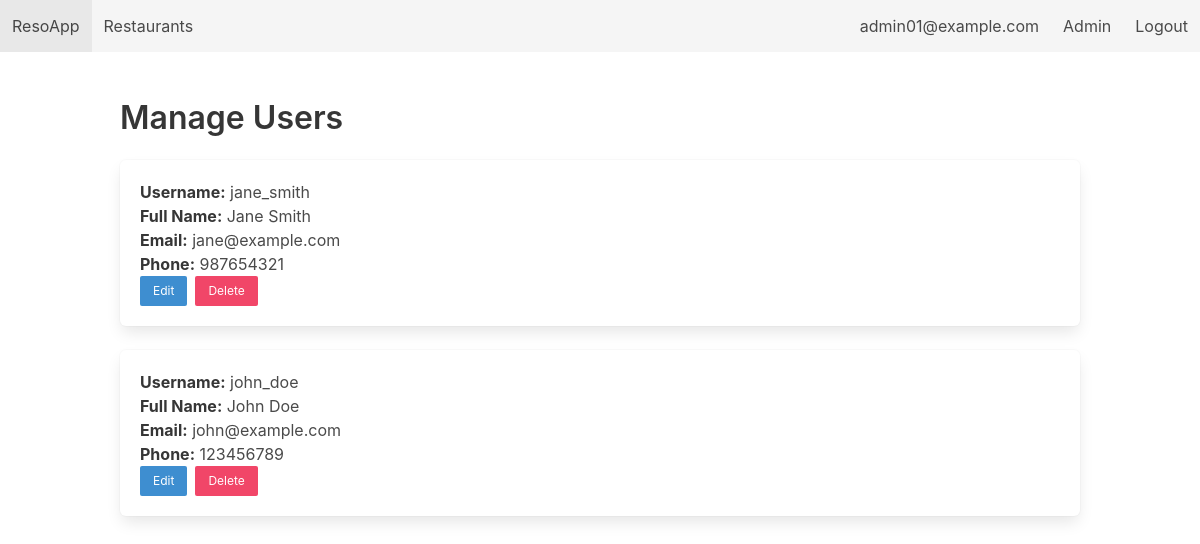
The app's page /admin/users (signed in) with its own data.
### tables this page shows
CREATE TABLE Customers (
        customer_id   INTEGER PRIMARY KEY AUTOINCREMENT,
        username      TEXT UNIQUE NOT NULL,
        password_hash TEXT NOT NULL,
        full_name     TEXT,
        email         TEXT UNIQUE NOT NULL,
        phone         TEXT,
        created_at    DATE DEFAULT (DATE('now'))
    );

### restaurant_app/app.py (the view)
@app.route('/admin/users')
@login_required(role='admin')
def admin_manage_users():
    db = get_db()
    users = db.execute("SELECT * FROM Customers ORDER BY username ASC").fetchall()
    return render_template('admin_users.html', users=users)

### restaurant_app/app.py (called while the page is built)
def get_db():
    if 'db' not in g:
        g.db = sqlite3.connect(DB_PATH, detect_types=sqlite3.PARSE_DECLTYPES)
        g.db.row_factory = sqlite3.Row
        g.db.execute("PRAGMA foreign_keys = ON;")
    return g.db

def login_required(role=None):
    def decorator(f):
        @wraps(f)
        def wrapper(*args, **kwargs):
            if 'user' not in session:
                flash("Please log in first.", "warning")
                return redirect(url_for('login'))
            if role == 'admin' and session.get('role') != 'admin':
                flash("Admin area. Access denied.", "danger")
                return redirect(url_for('index'))
            return f(*args, **kwargs)
        return wrapper
    return decorator

### restaurant_app/templates/admin_users.html
{% extends "base.html" %} {% block content %}
<h2 class="title">Manage Users</h2>
{% for user in users %}
<div class="box">
  <p><strong>Username:</strong> {{ user['username'] }}</p>
  <p><strong>Full Name:</strong> {{ user['full_name'] }}</p>
  <p><strong>Email:</strong> {{ user['email'] }}</p>
  <p><strong>Phone:</strong> {{ user['phone'] }}</p>
  <div class="buttons">
    <a
      class="button is-small is-info"
      href="{{ url_for('admin_edit_user', uid=user['customer_id']) }}"
      >Edit</a
    >
    <form
      style="display: inline"
      method="post"
      action="{{ url_for('admin_delete_user', uid=user['customer_id']) }}"
      onsubmit="return confirm('Are you sure you want to delete this user? All their reservations will also be deleted.');"
    >
      <button class="button is-small is-danger">Delete</button>
    </form>
  </div>
</div>
{% else %}
<p>No customer accounts found.</p>
{% endfor %} {% endblock %}

### records on screen
Customers: username "jane_smith", full_name "Jane Smith", email "jane@example.com", phone "987654321"
Customers: username "john_doe", full_name "John Doe", email "john@example.com", phone "123456789"

### other values on screen
{{ session.get('name') }} "admin01@example.com"
